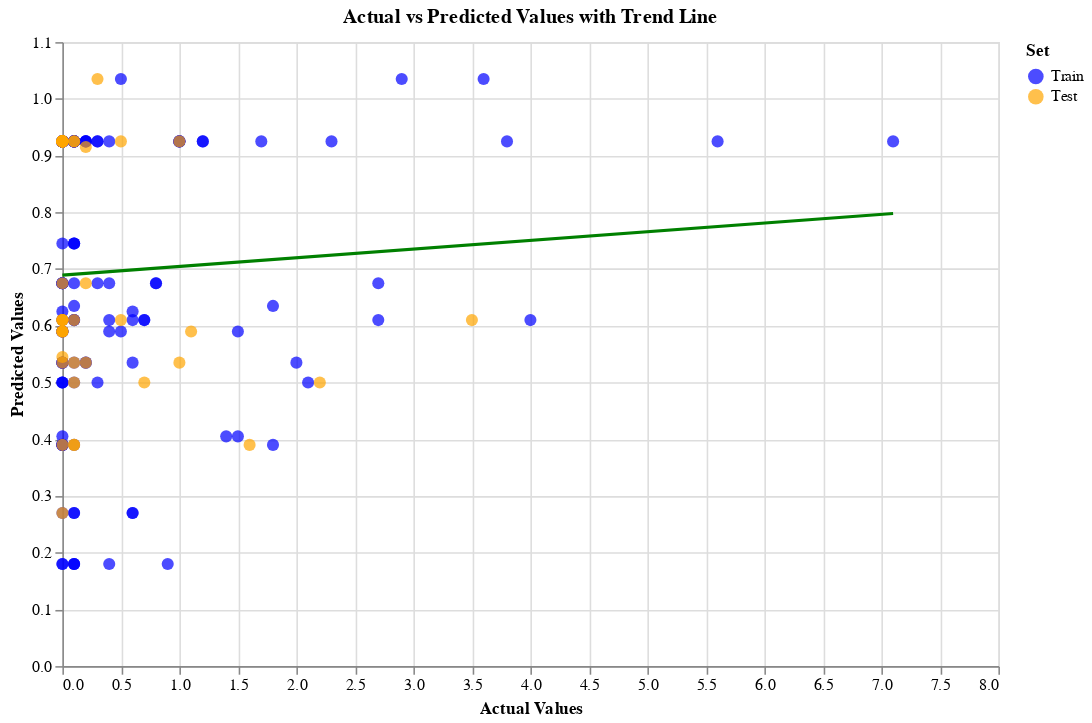

Source (notebook cell):
### Code cell
train_data['Set'] = 'Train'
test_data['Set'] = 'Test'
knn_combined_data = pd.concat([train_data, test_data])

actual_vs_predicted_with_trend = alt.Chart(knn_combined_data).mark_circle(size=60).encode(
    x=alt.X('Actual', title='Actual Values'),
    y=alt.Y('Predicted', title='Predicted Values'),
    color=alt.Color('Set', scale=alt.Scale(domain=['Train', 'Test'], range=['blue', 'orange'])),
    tooltip=['Actual', 'Predicted', 'Set']
).properties(
    title='Actual vs Predicted Values with Trend Line',
    width=600,
    height=400
) + alt.Chart(knn_combined_data).transform_regression('Actual', 'Predicted').mark_line(color='green').encode(
    x='Actual',
    y='Predicted'
)

actual_vs_predicted_with_trend

### Figure 1 — Vega-Lite specification as saved in the notebook (floating-point values rounded to 4 significant figures; data arrays with more than 128 entries replaced by an {"elided": "..."} marker saying what was removed)
{"config": {"view": {"continuousWidth": 300, "continuousHeight": 300}}, "layer": [{"mark": {"type": "circle", "size": 60}, "encoding": {"color": {"field": "Set", "scale": {"domain": ["Train", "Test"], "range": ["blue", "orange"]}, "type": "nominal"}, "tooltip": [{"field": "Actual", "type": "quantitative"}, {"field": "Predicted", "type": "quantitative"}, {"field": "Set", "type": "nominal"}], "x": {"field": "Actual", "title": "Actual Values", "type": "quantitative"}, "y": {"field": "Predicted", "title": "Predicted Values", "type": "quantitative"}}, "title": "Actual vs Predicted Values with Trend Line"}, {"mark": {"type": "line", "color": "green"}, "encoding": {"x": {"field": "Actual", "type": "quantitative"}, "y": {"field": "Predicted", "type": "quantitative"}}, "transform": [{"on": "Actual", "regression": "Predicted"}]}], "data": {"name": "data-5d6377622437f1c18725f91d484358de"}, "height": 400, "width": 600, "$schema": "https://vega.github.io/schema/vega-lite/v5.20.1.json", "datasets": {"data-5d6377622437f1c18725f91d484358de": {"elided": "181 records"}}}
